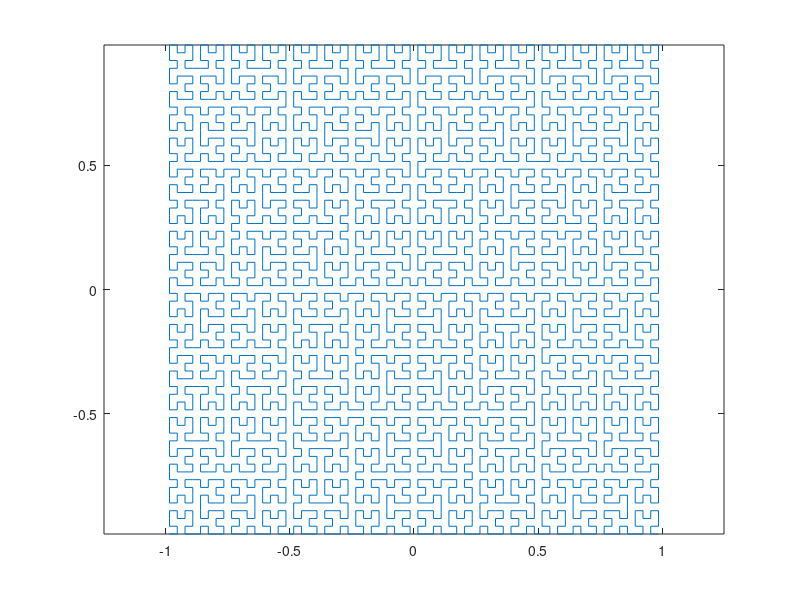

Recreate this plot in MATLAB.
%% HILBERT Hilbert Curve
%   Z = HILBERT(N) is a continuous curve in the complex plane
%   with 4^N points. N is a nonnegative integer.
%   Author: jonas.lundgren@saabgroup.com, 2010.
%   Example
%       plot(hilbert(5))
%   Modified by RRF
clear; clc; clf;
%% PARAMETROS
n=6;        % Number of iterations

speed=0.5;  % speed (number of seconds/frame) - default: 0.4
%% Constants
a = 1 + 1i;
b = 1 - 1i;
%% Generate point sequence
z = 0;
for k = 1:n
    w = 1i*conj(z);
    z = [w-a; z-b; z+a; b-w]/2;
    fprintf('.');
    pause(speed);
    plot(z), axis equal
end
fprintf('\n\n');